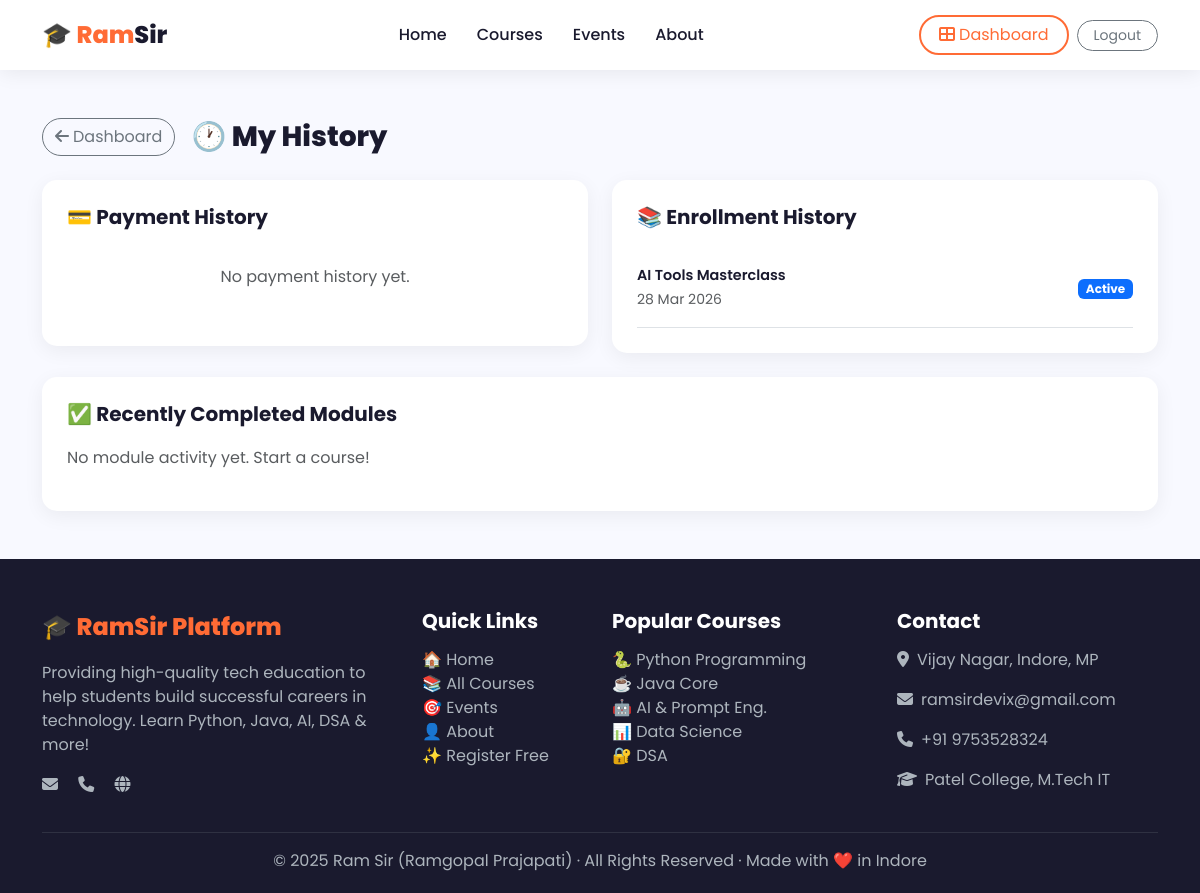
Screenshot of /dashboard/history/ (signed in) with the database file from the repository.
### courses/models.py (models this page shows, shortened)
class Enrollment(models.Model):
    STATUS_CHOICES = [
        ('active', 'Active'),
        ('completed', 'Completed'),
        ('cancelled', 'Cancelled'),
    ]
    user = models.ForeignKey(User, on_delete=models.CASCADE, related_name='enrollments')
    course = models.ForeignKey(Course, on_delete=models.CASCADE, related_name='enrollments')
    enrolled_at = models.DateTimeField(auto_now_add=True)
    status = models.CharField(max_length=15, choices=STATUS_CHOICES, default='active')
    is_paid = models.BooleanField(default=False)
    amount_paid = models.DecimalField(max_digits=8, decimal_places=2, default=0.00)
    class Meta:
        unique_together = ['user', 'course']

class Course(models.Model):
    LEVEL_CHOICES = [
        ('beginner', 'Beginner'),
        ('intermediate', 'Intermediate'),
        ('advanced', 'Advanced'),
        ('all', 'All Levels'),
    ]
    TYPE_CHOICES = [
        ('free', 'Free'),
        ('paid', 'Paid'),
    ]
    title = models.CharField(max_length=200)
    slug = models.SlugField(unique=True, blank=True)
    category = models.ForeignKey(Category, on_delete=models.SET_NULL, null=True)
    description = models.TextField()
    short_description = models.CharField(max_length=300)
    thumbnail = models.ImageField(upload_to='course_thumbnails/', blank=True, null=True)
    thumbnail_url = models.URLField(blank=True, help_text="Or paste image URL here")
    course_type = models.CharField(max_length=10, choices=TYPE_CHOICES, default='free')
    price = models.DecimalField(max_digits=8, decimal_places=2, default=0.00)
    level = models.CharField(max_length=15, choices=LEVEL_CHOICES, default='all')
    duration = models.CharField(max_length=50, blank=True, help_text="e.g. 20 hours")
    instructor_name = models.CharField(max_length=100, default='Ram Sir (Ramgopal Prajapati)')
    instructor_bio = models.TextField(blank=True)
    is_featured = models.BooleanField(default=False)
    is_active = models.BooleanField(default=True)
    students_count = models.IntegerField(default=0)
    rating = models.DecimalField(max_digits=3, decimal_places=1, default=4.9)
    what_you_learn = models.TextField(blank=True, help_text="One point per line")
    requirements = models.TextField(blank=True, help_text="One requirement per line")
    created_at = models.DateTimeField(auto_now_add=True)
    updated_at = models.DateTimeField(auto_now=True)
    class Meta:
        ordering = ['-is_featured', '-created_at']

### courses/views.py (the view)
# urls.py: path('dashboard/history/', course_views.my_history, name='my_history'),
@login_required
def my_history(request):
    payments = Payment.objects.filter(user=request.user).order_by('-created_at')
    enrollments = Enrollment.objects.filter(user=request.user).order_by('-enrolled_at')
    progress_history = ModuleProgress.objects.filter(user=request.user, completed=True).order_by('-completed_at')[:20]
    context = {
        'payments': payments,
        'enrollments': enrollments,
        'progress_history': progress_history,
    }
    return render(request, 'dashboard/history.html', context)

### templates/dashboard/history.html (shortened to what this page needs)
{% extends 'base.html' %}
{% block content %}
<div class="container py-5">
    <div class="d-flex gap-3 align-items-center mb-4">
        <a href="/dashboard/" class="btn btn-outline-secondary rounded-pill"><i class="fas fa-arrow-left me-1"></i>Dashboard</a>
        <h3 style="font-weight:800;margin:0">🕐 My History</h3>
    </div>
    <div class="row g-4">
        <div class="col-lg-6">
            <div style="background:white;border-radius:15px;padding:25px;box-shadow:0 5px 20px rgba(0,0,0,0.06)">
                <h5 style="font-weight:700;margin-bottom:20px">💳 Payment History</h5>
                {% if payments %}
                {% for payment in payments %}
                <div class="d-flex justify-content-between align-items-center py-3 border-bottom">
                    <div>
                        <div style="font-weight:600;font-size:0.9rem">{{ payment.course.title }}</div>
                        <small class="text-muted">{{ payment.payment_method }} · {{ payment.created_at|date:"d M Y" }}</small>
                    </div>
                    <div class="text-end">
                        <div style="font-weight:700;color:var(--primary)">₹{{ payment.amount }}</div>
                        <span class="badge {% if payment.status == 'completed' %}bg-success{% elif payment.status == 'pending' %}bg-warning text-dark{% else %}bg-danger{% endif %}">{{ payment.get_status_display }}</span>
                    </div>
                </div>
                {% endfor %}
                {% else %}
                <p class="text-muted text-center py-3">No payment history yet.</p>
                {% endif %}
            </div>
        </div>
        <div class="col-lg-6">
            <div style="background:white;border-radius:15px;padding:25px;box-shadow:0 5px 20px rgba(0,0,0,0.06)">
                <h5 style="font-weight:700;margin-bottom:20px">📚 Enrollment History</h5>
                {% for enrollment in enrollments %}
                <div class="d-flex justify-content-between align-items-center py-3 border-bottom">
                    <div>
                        <div style="font-weight:600;font-size:0.9rem">{{ enrollment.course.title }}</div>
                        <small class="text-muted">{{ enrollment.enrolled_at|date:"d M Y" }}</small>
                    </div>
                    <div class="text-end">
                        <span class="badge {% if enrollment.status == 'completed' %}bg-success{% elif enrollment.status == 'active' %}bg-primary{% else %}bg-secondary{% endif %}">{{ enrollment.get_status_display }}</span>
                    </div>
                </div>
                {% empty %}
                <p class="text-muted text-center py-3">No enrollments yet.</p>
                {% endfor %}
            </div>
        </div>
        <div class="col-12">
            <div style="background:white;border-radius:15px;padding:25px;box-shadow:0 5px 20px rgba(0,0,0,0.06)">
                <h5 style="font-weight:700;margin-bottom:20px">✅ Recently Completed Modules</h5>
                {% if progress_history %}
                <div class="row g-2">
                    {% for prog in progress_history %}
                    <div class="col-md-4">
                        <div style="background:#f8f9ff;border-radius:10px;padding:12px;border-left:3px solid #28a745">
                            <div style="font-size:0.85rem;font-weight:600">{{ prog.module.title|truncatechars:35 }}</div>
                            <div style="font-size:0.75rem;color:#adb5bd">{{ prog.module.course.title|truncatechars:30 }}</div>
                            <div style="font-size:0.72rem;color:#adb5bd;margin-top:4px">{{ prog.completed_at|date:"d M Y, H:i" }}</div>
                        </div>
                    </div>
                    {% endfor %}
                </div>
                {% else %}
                <p class="text-muted">No module activity yet. Start a course!</p>
                {% endif %}
            </div>
        </div>
    </div>
</div>
{% endblock %}

### static/css/main.css (style rules this page uses)
html { scroll-behavior: smooth; }

### templates/base.html (style rules this page uses)
:root { --primary: #ff6b35; --primary-dark: #e55a24; --secondary: #1a1a2e; --accent: #4361ee; --success: #2ec4b6; --text-dark: #1a1a2e; --text-light: #6c757d; --bg-light: #f8f9ff; --card-bg: #ffffff; --gradient: linear-gradient(135deg, #ff6b35, #f7931e); --gradient2: linear-gradient(135deg, #4361ee, #7209b7); }
* { margin: 0; padding: 0; box-sizing: border-box; }
body { font-family: 'Poppins', sans-serif; background: var(--bg-light); color: var(--text-dark); }

### rows the page displays
Enrollment: course "AI Tools Masterclass", enrolled_at "28 Mar 2026", status "Active"
